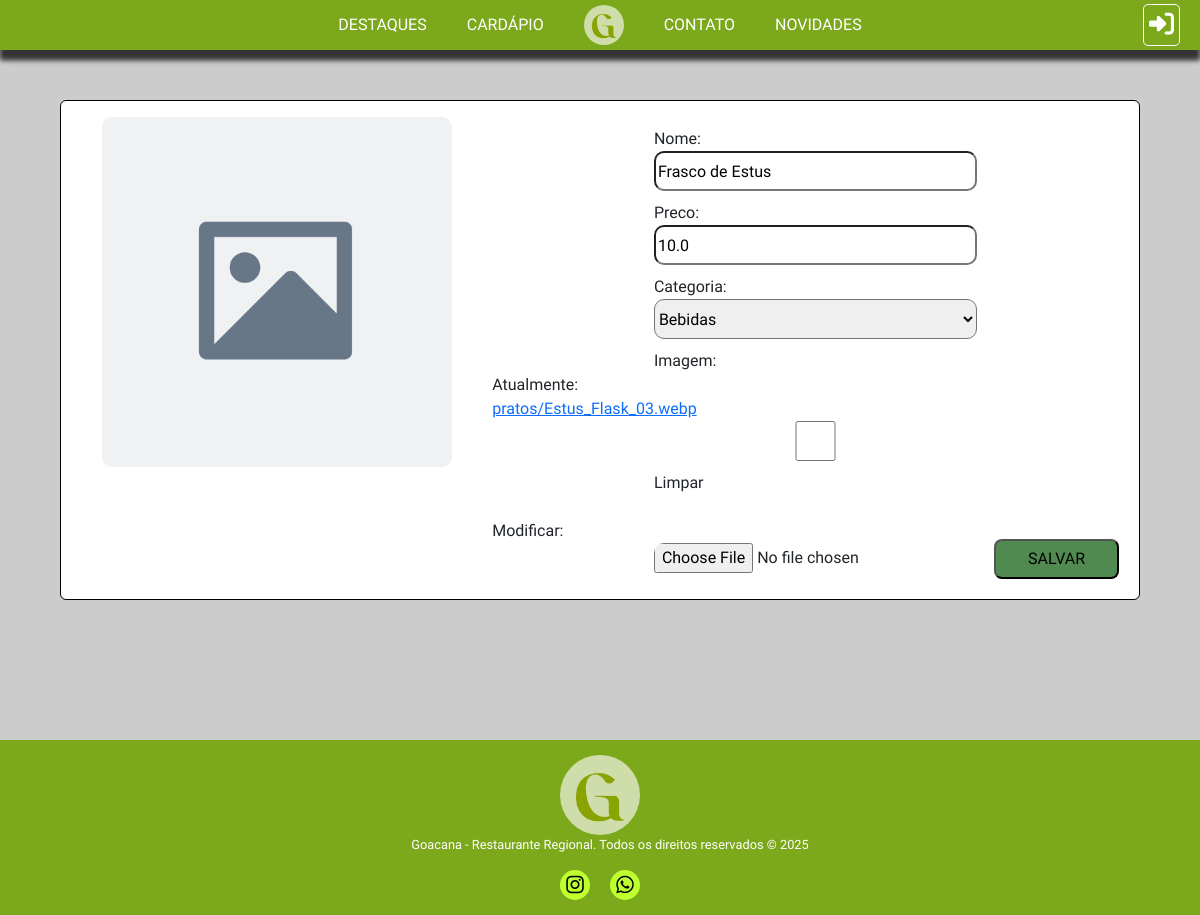
The app's page /edit_prato/26/ with its own data.
### core/models.py (models this page shows)
class TB_PRATOS(models.Model):
    Nome = models.CharField(max_length=45, null=False)
    Disponibilidade = models.BooleanField(default=True)
    Preco = models.FloatField(null=False)
    Imagem = models.ImageField(upload_to='pratos/', null=True, blank=True)
    Categoria = models.ForeignKey('TB_CATEGORIAS', on_delete=models.PROTECT, null=False)
    Acompanhamentos = models.ManyToManyField('TB_ACOMPANHAMENTOS', blank=True)

class TB_CATEGORIAS(models.Model):
    Nome = models.CharField(max_length=45)
    def __str__(self):
        return self.Nome

### core/views.py (the view)
# urls.py: path('edit_prato/<int:id>/', edit_prato, name='edit_prato'),
def edit_prato(request, id):
    prato = TB_PRATOS.objects.get(pk=id)
    if request.method == 'POST':
        formcar = TB_PRATOS_FORMS(request.POST, request.FILES, instance=prato)
        if formcar.is_valid():
            formcar.save()
            return redirect('editordecadarpio')
    else:
        formcar = TB_PRATOS_FORMS(instance=prato)
    contexto = {'formcar': formcar}
    return render (request, 'newprato.html', contexto)

### core/forms.py
class TB_PRATOS_FORMS(forms.ModelForm):
    class Meta:
        model = TB_PRATOS
        fields = ['Nome', 'Preco', 'Categoria', 'Imagem']

### core/templates/newprato.html (shortened to what this page needs)
{% extends 'base/base.html' %}
{% load static %}
{% block 'header' %}
<link rel="stylesheet" href="{% static 'CSS/add_prato.css' %}">
{% endblock %}
{% block 'content' %}
    <div class="vheight">
        <div class="card">
            <form action="" method="post" enctype="multipart/form-data">
                <div class="photo-side">
                    <img src="{% static 'images/placeholder.png' %}" alt="">
                </div>
                <div class="data-side">
                    {{ formcar }}
                </div>
                <input type="submit" value="SALVAR" id="save">
            </form>
        </div>
    </div>
{% endblock %}

### core/static/CSS/geral.css (style rules this page uses)
* { box-sizing: border-box !important; }
html { scroll-behavior: smooth; overflow-x: hidden; }
body { margin: 0; font-family: "IM Fell English", serif !important; overflow-x: hidden; }

### core/static/CSS/add_prato.css (style rules this page uses)
body { background-color: #cccccc; }
.vheight { margin-top: 100px; min-height: 80vh !important; }

### records on screen
TB_PRATOS: Nome "Frasco de Estus", Preco "10.0", Categoria "Bebidas"
